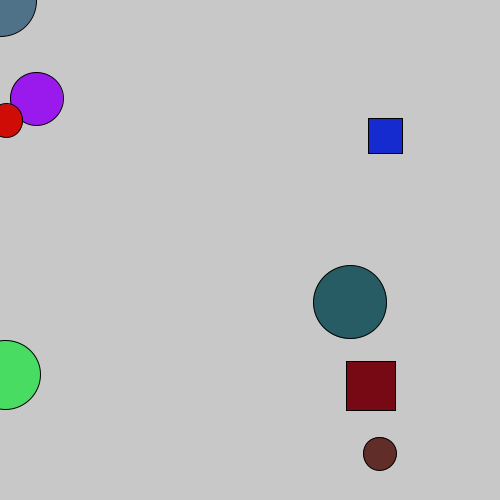
Frame 1 (no input)
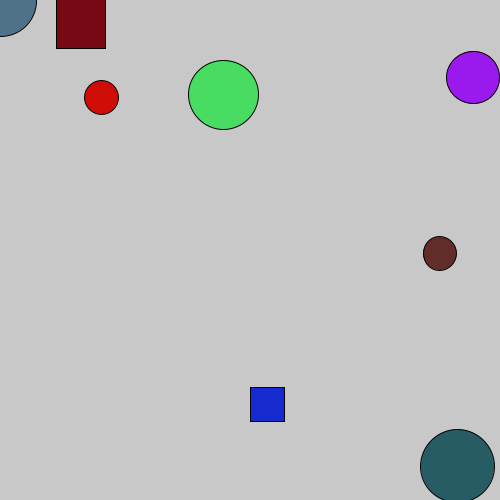
Frame 60 (the mouse pressed at the canvas centre just before this capture)
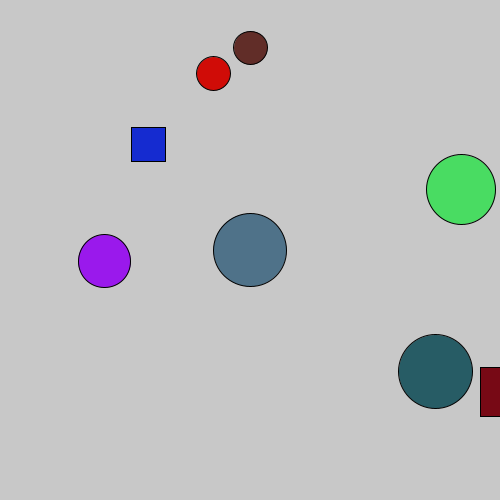
Frame 120 (the mouse held since frame 60 and released just before this capture)

The Processing sketch that drew these frames (run headless with seeded random() and noise(); from frame 60 on, the mouse is pressed at the canvas centre):

// Processing sketch: Programming_homework
// ── Programming_homework.pde
Shape circle;
Shape circle2;
Shape circle3;
Shape circle4;
Shape circle5;
Shape circle6;
Shape circle7;
Shape circle8;

void setup() {
  size(500, 500);
  circle = new Shape (true);
  circle2 = new Shape (false);
  circle3 = new Shape (false);
  circle4 = new Shape (false);
  circle5 = new Shape (false);
  circle6 = new Shape (false);
  circle7 = new Shape (false);
  circle8 = new Shape (false);
}

void draw() {
  background(200);

  circle.move();
  circle.display();
  
  circle2.move();
  circle2.display();
  
  circle3.move();
  circle3.display();
  
  circle4.move();
  circle4.display();
  
  circle5.move();
  circle5.display();
  
  circle6.move();
  circle6.display();
  
  circle7.move();
  circle7.display();
  
  circle8.move();
  circle8.display();
 }
 
 void mouseClicked(){
   
   circle.cursor = !circle.cursor;
   
   circle.circleXSpeed = random(-10, 10);
   circle.circleYSpeed = random(-10, 10);
 }

// ── class_Shape.pde

class Shape {
  float circleX = random(width);
  float circleY = random(height);
  float circleXSpeed = random(-10, 10);
  float circleYSpeed = random(-10, 10);
  float circleRadius = random(30,80);
  float circleColor1 = random(0,250);
  float circleColor2 = random(0,250);
  float circleColor3 = random(0,250);
  
  float randomNumber;
  
  boolean cursor;
  
  Shape (boolean a){
   randomNumber = random(0,2);
   cursor = a;
 }

  void move() {
    
    if (cursor == true) {
     circleX = mouseX;
     circleY = mouseY;
    }
    else {
    circleX += circleXSpeed;
    if (circleX <= 0 || circleX >= width) {
      circleXSpeed = circleXSpeed*(-1);
    }

    circleY += circleYSpeed;
    if (circleY <= 0 || circleY >= height) {
      circleYSpeed = circleYSpeed*(-1);
    }
    }
  }

  void display() {
 fill(circleColor1,circleColor2,circleColor3);
    if(randomNumber < 1){
  ellipse(circleX, circleY, circleRadius, circleRadius);
    }
    
    else{
  rect(circleX, circleY, circleRadius, circleRadius);
    }
}

  

}
